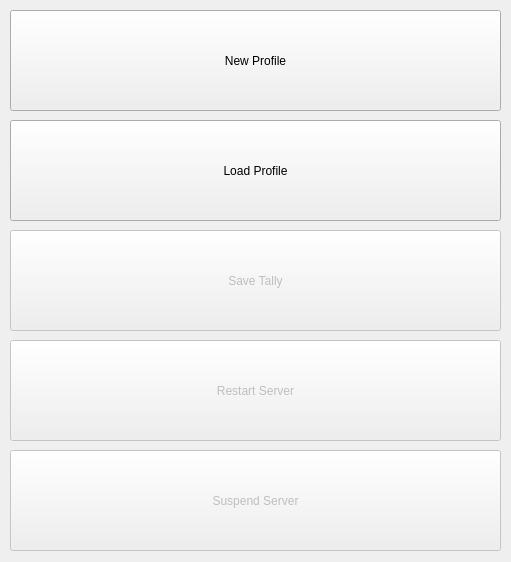
<?xml version="1.0" encoding="UTF-8"?>
<ui version="4.0">
 <class>MainWindow</class>
 <widget class="QMainWindow" name="MainWindow">
  <property name="geometry">
   <rect>
    <x>0</x>
    <y>0</y>
    <width>511</width>
    <height>562</height>
   </rect>
  </property>
  <property name="minimumSize">
   <size>
    <width>511</width>
    <height>452</height>
   </size>
  </property>
  <property name="maximumSize">
   <size>
    <width>511</width>
    <height>600</height>
   </size>
  </property>
  <property name="windowTitle">
   <string>Server GUI</string>
  </property>
  <widget class="QWidget" name="centralwidget">
   <widget class="QPushButton" name="newButton">
    <property name="geometry">
     <rect>
      <x>10</x>
      <y>10</y>
      <width>491</width>
      <height>101</height>
     </rect>
    </property>
    <property name="text">
     <string>New Profile</string>
    </property>
   </widget>
   <widget class="QPushButton" name="saveButton">
    <property name="enabled">
     <bool>false</bool>
    </property>
    <property name="geometry">
     <rect>
      <x>10</x>
      <y>230</y>
      <width>491</width>
      <height>101</height>
     </rect>
    </property>
    <property name="text">
     <string>Save Tally</string>
    </property>
   </widget>
   <widget class="QPushButton" name="stopButton">
    <property name="enabled">
     <bool>false</bool>
    </property>
    <property name="geometry">
     <rect>
      <x>10</x>
      <y>450</y>
      <width>491</width>
      <height>101</height>
     </rect>
    </property>
    <property name="text">
     <string>Suspend Server</string>
    </property>
   </widget>
   <widget class="QPushButton" name="loadButton">
    <property name="geometry">
     <rect>
      <x>10</x>
      <y>120</y>
      <width>491</width>
      <height>101</height>
     </rect>
    </property>
    <property name="text">
     <string>Load Profile</string>
    </property>
   </widget>
   <widget class="QPushButton" name="restartButton">
    <property name="enabled">
     <bool>false</bool>
    </property>
    <property name="geometry">
     <rect>
      <x>10</x>
      <y>340</y>
      <width>491</width>
      <height>101</height>
     </rect>
    </property>
    <property name="text">
     <string>Restart Server</string>
    </property>
   </widget>
  </widget>
 </widget>
 <resources/>
 <connections/>
</ui>
